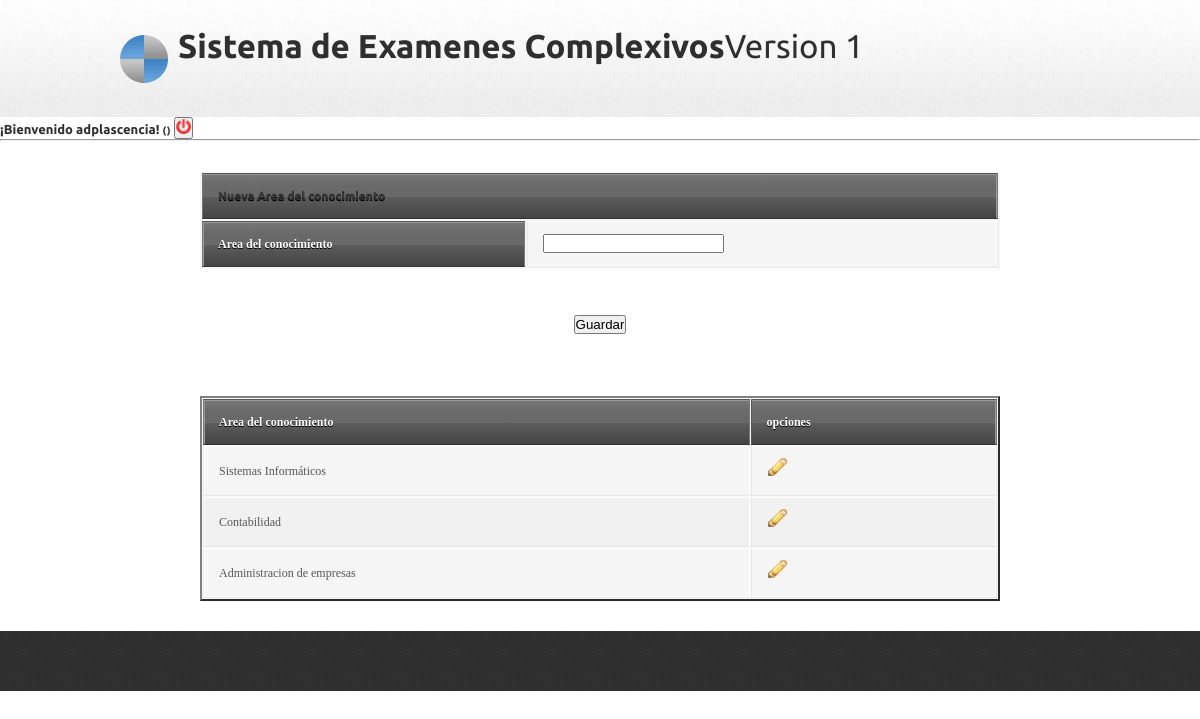
Screenshot of /mallas.php (signed in) with the database file from the repository.
### tables this page shows
CREATE TABLE IF NOT EXISTS `titulacion` (
`id_Titulacion` int(11) NOT NULL,
  `Titulacion` varchar(45) DEFAULT NULL
);

### DAT/DAT_areas.php (called while the page is built, shortened)
<?php
if (!function_exists('consultar_area')){
	function consultar_area($criterio,$valor){
    	require("DAT/conect.php");
	    $SQL="call SP_titulaciones_cons('".$criterio."','".$valor."')";
	    $resultado=mysqli_query($link,$SQL) or die(mysqli_error($link));
	    return ($resultado);
	}
}
 ?>

### BL/area_del_conocimiento_funciones.php (called while the page is built, shortened)
<?php
if (!function_exists('area_consultar')){
function area_consultar($criterio,$valor){
	    $resultado=consultar_area($criterio,$valor);
	    return (transformar_a_lista($resultado));
	}
}
 ?>

### BL/general_funciones.php (called while the page is built, shortened)
<?php
function transformar_a_lista($resultado){
	if (mysqli_num_rows($resultado)>0) {
    	$lista=mysqli_fetch_all($resultado,MYSQLI_ASSOC);
   		return($lista);
    }else{
    	return 0;
    }
}
 ?>

### mallas.php (the view)
<?php
include ("cabecera.php");
include ("BL/area_del_conocimiento_funciones.php");
if (isset($_POST["malla"])){
		area_insertar(ucfirst($_POST["malla"]));
		echo "<div align=center><h1>GUARDANDO, ESPERA...
		<meta http-equiv='Refresh' content='2;url=mallas.php'></font></h1></div>";
}else{
	echo "<div align=center>";
	echo "<form name=form action=".$_SERVER['PHP_SELF']." method='post'>";
	echo "<table class=tablas>
	<tr><th colspan=2><h4>Nueva Area del conocimiento</th></tr>";
	echo "<tr><th>Area del conocimiento</th><td><input type='text' name=malla></td></tr>";
	echo "</table><br><input type='submit' value='Guardar'>";
	echo "</form>";
	echo "<br> <br> ";
	echo "<table  class='tablas' cellspacing=1 cellspadding=1 align=center border=2>";
	echo "<tr>
			<th>Area del conocimiento</th>
			<th>opciones</th>
	</tr>";
	$resultado=area_consultar('','');
	foreach ($resultado as $row) {
		echo "<tr> ";
		echo "<td>".$row['Titulacion']."</td>";
		echo "<td>  <a href=ficha_malla.php?malla=".$row["id_Titulacion"]."><img width=20   src=images/pencil.png></a></td>";
		echo "</tr>";
	}
	echo "</table></div>";
}
include("pie.php");
?>

### css/styles.css (style rules this page uses)
* { margin:0; padding:0; }
img, img a { outline:none; border:none; }
body { background-color:#fff; color:#575757; font:81.3% "Georgia",times,serif; margin:0; padding:0; }
a, a:visited { outline:none; color:#4086c6; text-decoration:none; }
h1, h2, h3, h4, h5, h6 { color:#2f2f2f; font-family:"Ubuntu",arial; }
table { background: #f5f5f5; border-collapse: separate; box-shadow: inset 0 1px 0 #fff; font-size: 12px; line-height: 24px; margin: 30px auto; text-align: left; width: 800px; }
th { background: url(http://jackrugile.com/images/misc/noise-diagonal.png), linear-gradient(#777, #444); border-left: 1px solid #555; border-right: 1px solid #777; border-top: 1px solid #555; border-bottom: 1px solid #333; box-shadow: inset 0 1px 0 #999; color: #FFF !important; font-weight: bold; padding: 10px 15px; position: relative; text-shadow: 0 1px 0 #000; }
th:after { background: linear-gradient(rgba(255,255,255,0), rgba(255,255,255,.08)); content: ''; display: block; height: 25%; left: 0; margin: 1px 0 0 0; position: absolute; top: 25%; width: 100%; }
th:first-child { border-left: 1px solid #777; box-shadow: inset 1px 1px 0 #999; }
th:last-child { box-shadow: inset -1px 1px 0 #999; }
td { border-right: 1px solid #fff; border-left: 1px solid #e8e8e8; border-top: 1px solid #fff; border-bottom: 1px solid #e8e8e8; padding: 10px 15px; position: relative; transition: all 300ms; }
td:first-child { box-shadow: inset 1px 0 0 #fff; }
td:last-child { border-right: 1px solid #e8e8e8; box-shadow: inset -1px 0 0 #fff; }
tr { background: url(http://jackrugile.com/images/misc/noise-diagonal.png); }
tr:nth-child(odd) td { background: #f1f1f1 url(http://jackrugile.com/images/misc/noise-diagonal.png); }
tr:last-of-type td { box-shadow: inset 0 -1px 0 #fff; }
tr:last-of-type td:first-child { box-shadow: inset 1px -1px 0 #fff; }
tr:last-of-type td:last-child { box-shadow: inset -1px -1px 0 #fff; }

### css/styleprint.css (style rules this page uses)
table { background: #f5f5f5; border-collapse: separate; box-shadow: inset 0 1px 0 #fff; font-size: 12px; line-height: 24px; margin: 30px auto; text-align: left; width: 800px; }
th { background: url(http://jackrugile.com/images/misc/noise-diagonal.png), linear-gradient(#777, #444); border-left: 1px solid #555; border-right: 1px solid #777; border-top: 1px solid #555; border-bottom: 1px solid #333; box-shadow: inset 0 1px 0 #999; color: #FFF !important; font-weight: bold; padding: 10px 15px; position: relative; text-shadow: 0 1px 0 #000; }

### rows the page displays
titulacion: Titulacion "Sistemas Informáticos"
titulacion: Titulacion "Contabilidad"
titulacion: Titulacion "Administracion de empresas"

### other values shown
$_SESSION['user'] "adplascencia"
